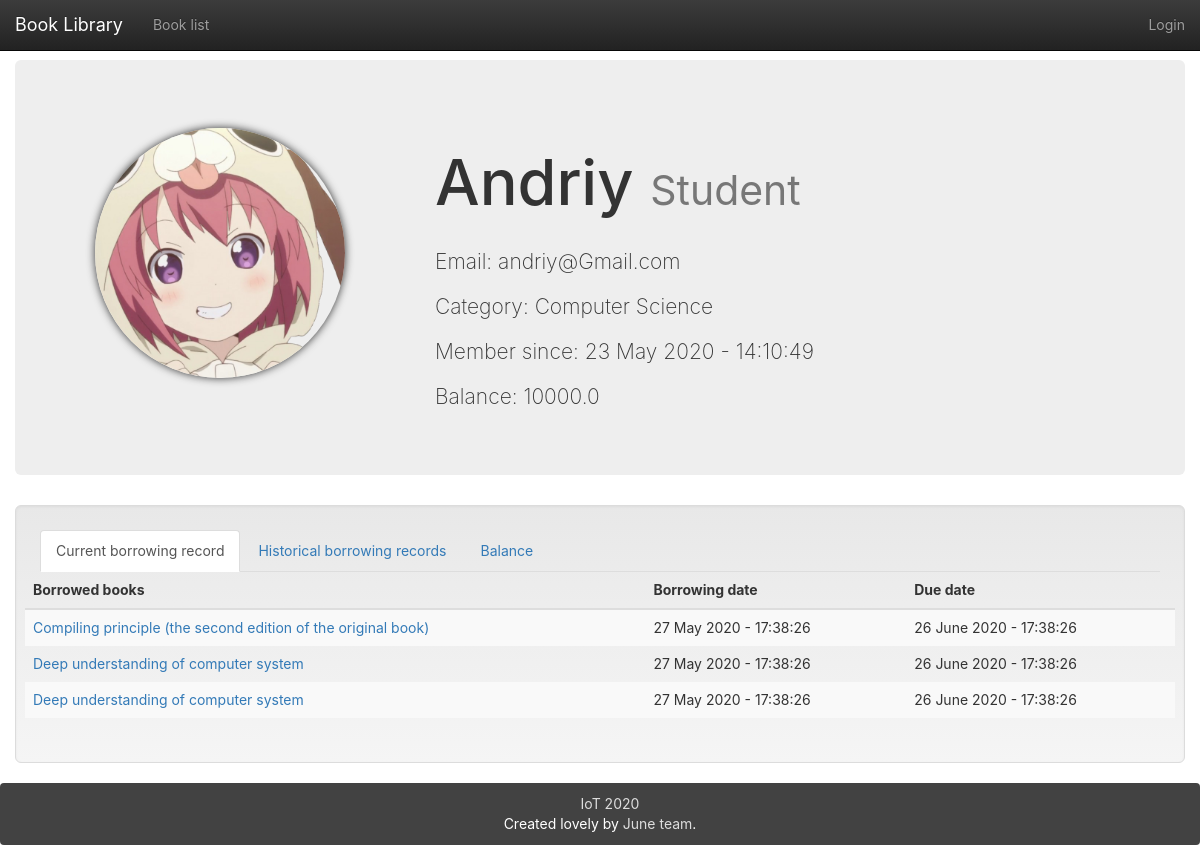
Screenshot of /users/2/ with the database file from the repository.
### app/models.py (models this page shows, shortened)
class User(UserMixin, db.Model):
    __tablename__ = 'users'
    id = db.Column(db.Integer, primary_key=True)
    email = db.Column(db.String(64), unique=True)
    name = db.Column(db.String(64))
    password_hash = db.deferred(db.Column(db.String(128)))
    major = db.Column(db.String(128))
    role_id = db.Column(db.Integer, db.ForeignKey('roles.id'))
    headline = db.Column(db.String(32), nullable=True)
    about_me = db.deferred(db.Column(db.Text, nullable=True))
    about_me_html = db.deferred(db.Column(db.Text, nullable=True))
    avatar = db.Column(db.String(128))
    category = db.Column(db.Integer)
    member_since = db.Column(db.DateTime(), default=datetime.utcnow)
    balance = db.Column(db.Float())
    transactions = db.relationship('Transaction',
                           backref=db.backref('user', lazy='joined'),
                           lazy='dynamic',
                           cascade='all, delete-orphan')
    @property
    def password(self):
        raise AttributeError('password is not readable attribute')
    logs = db.relationship('Log',
                           backref=db.backref('user', lazy='joined'),
                           lazy='dynamic',
                           cascade='all, delete-orphan')
    comments = db.relationship('Comment',
                               backref=db.backref('user', lazy='joined'),
                               lazy='dynamic',
                               cascade='all, delete-orphan')
    def avatar_url(self, _external=False):
        if self.avatar:
            avatar_json = json.loads(self.avatar)
            if avatar_json['use_out_url']:
                return avatar_json['url']
            else:
                return url_for('_uploads.uploaded_file', setname=avatars.name, filename=avatar_json['url'],
                               _external=_external)
        else:
            return url_for('static', filename='img/avatar.png', _external=_external)

class Log(db.Model):
    __tablename__ = 'logs'
    id = db.Column(db.Integer, primary_key=True)
    user_id = db.Column(db.Integer, db.ForeignKey('users.id'))
    book_id = db.Column(db.Integer, db.ForeignKey('books.id'))
    borrow_timestamp = db.Column(db.DateTime, default=datetime.now())
    return_timestamp = db.Column(db.DateTime, default=datetime.now())
    returned = db.Column(db.Boolean, default=0)
    return_request = db.Column(db.Boolean, default=0)

class Book(db.Model):
    __tablename__ = 'books'
    id = db.Column(db.Integer, primary_key=True)
    isbn = db.Column(db.String(16), unique=True)
    title = db.Column(db.String(128))
    origin_title = db.Column(db.String(128))
    subtitle = db.Column(db.String(128))
    author = db.Column(db.String(128))
    translator = db.Column(db.String(64))
    publisher = db.Column(db.String(64))
    image = db.Column(db.String(128))
    pubdate = db.Column(db.String(32))
    pages = db.Column(db.Integer)
    price = db.Column(db.String(16))
    binding = db.Column(db.String(16))
    numbers = db.Column(db.Integer, default=5)
    summary = db.deferred(db.Column(db.Text, default=""))
    summary_html = db.deferred(db.Column(db.Text))
    catalog = db.deferred(db.Column(db.Text, default=""))
    catalog_html = db.deferred(db.Column(db.Text))
    hidden = db.Column(db.Boolean, default=0)
    transactions = db.relationship('Transaction',
                           backref=db.backref('book', lazy='joined'),
                           lazy='dynamic',
                           cascade='all, delete-orphan')
    logs = db.relationship('Log',
                           backref=db.backref('book', lazy='joined'),
                           lazy='dynamic',
                           cascade='all, delete-orphan')
    comments = db.relationship('Comment', backref='book',
                               lazy='dynamic',
                               cascade='all, delete-orphan')
    @property
    def tags_string(self):
        return ",".join([tag.name for tag in self.tags.all()])

### app/main/user/views.py (the view)
@user.route('/<int:user_id>/')
def detail(user_id):
    the_user = User.query.get_or_404(user_id)
    show = request.args.get('show', 0, type=int)
    if show != 0:
        show = 1
    page = request.args.get('page', 1, type=int)
    pagination = the_user.logs.filter_by(returned=show) \
        .order_by(Log.borrow_timestamp.desc()).paginate(page, per_page=5)
    logs = pagination.items
    return render_template("user_detail.html", user=the_user, logs=logs, pagination=pagination,
                           title=u"User: " + the_user.name)

### app/main/index/views.py (called while the page is built)
@main.app_context_processor
def inject_permissions():
    return dict(Permission=Permission)

### app/models.py (called while the page is built)
    def can(self, permissions):
        return False

### app/main/user/templates/user_detail.html (shortened to what this page needs)
{% extends "base.html" %}
{% from "bootstrap/pagination.html" import render_pagination %}
{% block mycontent %}
    <div class="jumbotron">
        <div class="row">
            {%- if user.avatar_url() -%}
                <div class="col-md-3 animated bounceIn">
                    {%- if current_user.id == user.id or current_user.can(Permission.UPDATE_OTHERS_INFORMATION) -%}
                        <a href="{{ url_for('user.avatar',user_id=user.id) }}" data-toggle="tooltip"
                           data-placement="bottom" title="Click to edit avatar">
                            <div class="avatar avatar-large"
                                 style="background-image: url({{ user.avatar_url() }})"></div>
                        </a>
                    {%- else -%}
                        <div class="avatar avatar-large"
                             style="background-image: url({{ user.avatar_url() }})"></div>
                    {%- endif -%}
                </div>
            {%- endif -%}
            <div class="col-md-6 col-md-offset-1 animated fadeIn">
                <h1 class="page-header">{{ user.name }}
                    {% if user.headline %}
                        <small>{{ user.headline }}</small>
                    {% endif %}
                </h1>
                <p>Email: {{ user.email }}</p>
                {% if user.major %}
                    <p>Category: {{ user.major }}</p>
                {% endif %}
                <p>Member since: {{ user.member_since.strftime('%d %B %Y - %H:%M:%S') }}</p>
                <p>Balance: {{ user.balance }}</p>
            </div>
        </div>
    </div>
    <div class="well well-lg" id="log">
        <ul class="nav nav-tabs" role="tablist">
            {%if request.args.get('show',0)=='0' or request.args.get('show',0)==0 %}
                <li role="presentation" class="active"><a href="#log" role="tab">Current borrowing record</a></li>
                <li role="presentation"><a href="{{ url_for('user.detail',user_id=user.id,show=1,_anchor='log') }}"
                                           role="tab">Historical borrowing records</a>
                </li>
                <li role="presentation"><a href="{{ url_for('user.detail',user_id=user.id,show=2,_anchor='log') }}"
                                           role="tab">Balance</a>
                </li>
            {% endif %}
        </ul>
        <div class="tab-content row">
            {% if request.args.get('show',0)=='0' or request.args.get('show',0)==0 %}
                <table class="table table-striped table-hover">
                    <thead>
                    <tr>
                        <th>Borrowed books</th>
                        <th class="hidden-xs">Borrowing date</th>
                        <th class="hidden-xs">Due date</th>
                    </tr>
                    </thead>
                    <tbody>
                    {% for log in logs %}
                        <tr class="animated fadeIn delay-{{ loop.index0 }}">
                            <td><a href="{{ url_for('book.detail',book_id=log.book.id) }}">{{ log.book.title }}</a>
                            </td>
                            <td class="hidden-xs">{{ log.borrow_timestamp.strftime('%d %B %Y - %H:%M:%S') }}</td>
                            <td class="hidden-xs">{{ log.return_timestamp.strftime('%d %B %Y - %H:%M:%S') }}</td>
                        </tr>
                    {% endfor %}
                    </tbody>
                </table>
            {% endif %}
        </div>
    </div>
{% endblock %}

### app/templates/base.html (shortened to what this page needs)
{%- extends "bootstrap/base.html" -%}
{%- from 'bootstrap/utils.html' import flashed_messages,icon -%}
{%- block styles -%}
    <link href="{{ url_for('static',filename='css/bootstrap.min.css') }}" rel="stylesheet">
    <link href="{{ url_for('static',filename='css/bootstrap-theme.min.css') }}" rel="stylesheet">
    <link href="{{ url_for('static',filename='css/main.css') }}" rel="stylesheet">
{%- endblock -%}
{%- block body_attribs %} class="Site"{%- endblock -%}
{%- block navbar -%}
    <nav class="navbar  navbar-inverse navbar-fixed-top">
        <div class="container-fluid">
            <div class="navbar-header">
                <a class="navbar-brand" href="{{ url_for('main.index') }}">Book Library</a>
            </div>
            <div class="collapse navbar-collapse" id="bs-example-navbar-collapse-1">
                <ul class="nav navbar-nav">
                    <li {%- if request.path == url_for('book.index') %} class="active"{%- endif -%} ><a
                            href="{{ url_for('book.index') }}">Book list</a></li>
                </ul>
                <ul class="nav navbar-nav navbar-right">
                    {%- if current_user.is_authenticated -%}
                        <li {% if request.path == url_for('user.detail',user_id=current_user.id) -%}
                            class="active"{%- endif -%} >
                            <a href="{{ url_for('user.detail',user_id=current_user.id) }}">{{ current_user.name }}</a>
                        </li>
                        <li><a href="{{ url_for('auth.logout') }}">Logout</a></li>
                    {%- else -%}
                        <li><a href="{{ url_for('auth.login') }}">Login</a></li>
                    {%- endif -%}
                </ul>
            </div>
        </div>
    </nav>
{%- endblock -%}
{%- block content -%}
    <main class="container-fluid Site-content">
        {%- block mycontent -%}{%- endblock -%}
    </main>
    <footer class="panel panel-inverse">
        <div id="site-footer-content">
            <div><a href="https://github.com/falsefox13/Library" target="_blank"><span
                    class="icon icon--github"><svg
                    viewBox="0 0 16 16">
                </svg></span><span class="username"> IoT 2020 </span></a></div>
            <span class="line-wrap">Created lovely by <a href="https://github.com/falsefox13/Library">June team</a>.</span>
        </div>
    </footer>
{%- endblock -%}

### app/static/css/main.css (style rules this page uses)
html, body { height: 100%; width: 100%; margin: 0; padding: 0; }
.Site { display: -webkit-box; display: -moz-box; display: -ms-flexbox; display: -webkit-flex; display: flex; flex-direction: column; }
.Site-content { -webkit-box-flex: 1 0 auto; -moz-box-flex: 1 0 auto; -webkit-flex: 1 0 auto; -ms-flex: 1 0 auto; flex: 1 0 auto; width: 100%; margin-top: 60px; }
.panel.panel-inverse { -webkit-box-flex: none; -moz-box-flex: none; -webkit-flex: none; -ms-flex: none; flex: none; margin-bottom: 0; background-color: #424242; color: white; text-align: center; padding: 1rem; }
.panel.panel-inverse a { color: #ddd; }
.line-wrap { display: inline-block; }
.icon > svg { display: inline-block; width: 16px; height: 16px; vertical-align: middle; }
html, body, main { font-family: -apple-system, "Helvetica Neue", Helvetica, Arial, sans-serif; }
.avatar { background-position: center; box-shadow: 0 0 8px rgba(0, 0, 0, .8); -webkit-box-shadow: 0 0 8px rgba(0, 0, 0, .8); -moz-box-shadow: 0 0 8px rgba(0, 0, 0, .8); background-size: cover; transition: transform .5s ease-in-out; }
.avatar-large { width: 250px; height: 250px; border-radius: 125px; -webkit-border-radius: 125px; -moz-border-radius: 125px; margin: 20px; }
.animated { -webkit-animation-fill-mode: both; -moz-animation-fill-mode: both; -ms-animation-fill-mode: both; -o-animation-fill-mode: both; animation-fill-mode: both; -webkit-animation-duration: 1s; -moz-animation-duration: 1s; -ms-animation-duration: 1s; -o-animation-duration: 1s; animation-duration: 1s; }
.bounceIn { -webkit-animation-name: bounceIn; -moz-animation-name: bounceIn; -o-animation-name: bounceIn; animation-name: bounceIn; }
.delay-0 { -webkit-animation-delay: .05s; -moz-animation-delay: .05s; -o-animation-delay: .05s; animation-delay: .05s; }
.delay-1 { -webkit-animation-delay: .10s; -moz-animation-delay: .10s; -o-animation-delay: .10s; animation-delay: .10s; }
.delay-2 { -webkit-animation-delay: .15s; -moz-animation-delay: .15s; -o-animation-delay: .15s; animation-delay: .15s; }
.fadeIn { -webkit-animation-name: fadeIn; -moz-animation-name: fadeIn; -o-animation-name: fadeIn; animation-name: fadeIn; }
.table.table-striped { border: none; }
.table.table-striped td { border: none; }

### rows the page displays
User: name "Andriy", headline "Student", email "andriy@Gmail.com", major "Computer Science", member_since "23 May 2020 - 14:10:49", balance "10000.0"
Log: book "Compiling principle (the second edition of the original book)", borrow_timestamp "27 May 2020 - 17:38:26", return_timestamp "26 June 2020 - 17:38:26"
Log: book "Deep understanding of computer system", borrow_timestamp "27 May 2020 - 17:38:26", return_timestamp "26 June 2020 - 17:38:26"
Log: book "Deep understanding of computer system", borrow_timestamp "27 May 2020 - 17:38:26", return_timestamp "26 June 2020 - 17:38:26"
